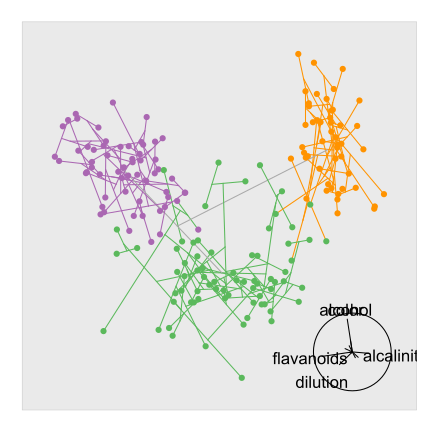

The script that drew this image:
display = list(version='1.0.0',colormap = list(name='Set1 9',
ncolors=9,
type=3,
system='rgb',
backgroundColor = c(0.200,0.200,0.200),
hiddenColor = c(0.500,0.500,0.500),
accentColor = c(1.000,1.000,1.000),
foregroundColors = list(c(0.596,0.306,0.639),c(0.969,0.506,0.749),c(0.894,0.102,0.110),c(0.216,0.494,0.722),c(0.302,0.686,0.290),c(1.000,0.498,0.000),c(0.651,0.337,0.157),c(0.600,0.600,0.600),c(1.000,1.000,0.200))),
title='',type='scatterplot',nplots=1,
plots = list(list(type='scatterplot',projection='2D Tour',scale=c(0.700, 0.700),
tformLims=c(xmin=0.000, xmax=0.000, ymin=0.000, ymax=0.000),
planarLims=c(xmin=-23552.000, xmax=23552.000, ymin=-23543.000, ymax=23405.000),
points = list(index = c(0,1,2,3,4,5,6,7,8,9,10,11,12,13,14,15,16,17,18,19,20,21,22,23,24,25,26,27,28,29,30,31,32,33,34,35,36,37,38,39,40,41,42,43,44,45,46,47,48,49,50,51,52,53,54,55,56,57,58,59,60,61,62,63,64,65,66,67,68,69,70,71,72,73,74,75,76,77,78,79,80,81,82,83,84,85,86,87,88,89,90,91,92,93,94,95,96,97,98,
99,100,101,102,103,104,105,106,107,108,109,110,111,112,113,114,115,116,117,118,119,120,121,122,123,124,125,126,127,128,129,130,131,132,133,134,135,136,137,138,139,140,141,142,143,144,145,146,147,148,149,150,151,152,153,154,155,156,157,158,159,160,161,162,163,164,165,166,167,168,169,170,171,172,173,174,175,176,177,178,179,180,181,182,183,184,185,186,187,188,189,190,191,192,193,194,195,196,197,198,
199,200,201,202,203,204,205,206,207,208,209,210,211,212,213,214,215,216,217,218,219,220,221,222,223,224,225,226,227,228,229,230,231,232,233,234,235,236,237,238,239,240,241,242,243,244,245,246,247,248,249,250,251,252,253,254,255,256,257,258,259,260,261,262,263,264,265,266,267,268,269,270,271,272,273,274,275,276,277,278,279,280,281,282,283,284,285,286,287,288,289,290,291,292,293,294,295,296,297,298,
299,300,301,302,303,304,305,306,307,308,309,310,311,312,313,314,315,316,317,318,319,320,321,322,323,324,325,326,327,328,329,330,331,332,333,334,335,336,337,338,339,340,341,342,343,344,345,346,347,348,349,350,351,352,353,354),
x = c(-9615.75,-8394.28,-5442.83,-11276.4,-1595.01,-8583.02,-6619.48,-5575.71,-7298.07,-9154.16,-7780.52,-2880.75,-4841.98,-10460.3,-11742.5,-5896.58,-4301.18,-4610.76,-10594.9,-8461.5,-9693,-3115.45,-8076.32,-3890.04,-4655.89,280.142,-6176.88,-912.566,-5940.27,-5132.19,-3512.88,-5547.73,-2548.79,-3259.07,-2045.3,-4937.16,-4351.61,-876.375,-3115.39,-10364.8,-7971.52,-2384.4,-12076.6,-2682.49,-5842.17,-4769.08,-8994.32,-9168.12,-3554.76,-8121.42,-8232.28,-6818.92,-12450.5,-4922.96,-6328.38,-3584.34,-7919.64,-6499.41,-9532.54,6558.01,8627.93,7711.98,2079.05,-5144.65,5059.54,253.127,-6943.89,204.522,5759.07,2962.29,11648.5,-2776.85,4464.71,-1154.08,-941.788,5512.84,904.333,6744.74,3396.99,672.426,-115.625,-1624.99,7083.17,10224.2,288.818,201.385,8013.93,6784.27,6700.71,5907.46,7874.55,9504.73,10156.2,-1207.73,-1747.14,1704.33,8569.8,-1588.72,-6962.68,-1896.1,
215.431,5536.07,794.276,5753.3,1261.19,6175.83,2545.34,8282.6,2662.74,-2311.88,936.178,1443.72,5156.68,5186.99,1865.62,4143.47,4301.88,3686.17,7158,4637.21,-1996.26,-8132.49,5259.49,-146.141,-3240.61,-358.415,-910.273,9201.78,4337.04,6728.02,8507.7,9674.13,12979,10006.6,12637.4,13083.1,15904,15953.5,12623.7,12100.7,11675.3,9826.7,12638.7,9515.43,9885.26,13646.1,14591,12463,12054.4,10454,9798.92,9800.32,11136.4,12095.8,14262.5,14940.3,10809.3,16767.3,9161.62,10095.6,11812.8,10843.1,12711.9,11041.9,12311.9,14387.4,11673.5,11302.9,12226.1,10108.4,12645.2,12987.8,10550.6,12123,12892.4,11990.3,12487.3,13107.1,-9161.14,-3861.37,-1460.84,11431.2,-5409.77,9840.37,12193.6,-4796.52,-4455.97,-6604.26,-9654.37,12473.4,9219.4,217.931,-6338.14,-2013.98,8689.64,12344,-6053.66,-7945.58,2781.54,6933.72,
-6664.12,13505.6,-9588.93,-4494.36,-852.174,13531.6,2702.8,12342,12137.9,12145.4,4011.6,9628.59,11949.8,-2424.43,-2533.44,-6609.33,12860.2,9799.62,-9413.13,12281.6,767.161,-3569.55,-500.987,6536.73,-7244.44,8026.66,11222.1,4208.02,-10133,11918.7,-1011.53,10886.6,-657.432,-11863.4,-9099.76,-3550.66,6591.63,2078.23,-11086.5,-4847.22,-704.777,12291.6,-7015.43,-4023.7,11993.9,12444.4,-4244.53,-4932.87,13327.6,117.997,1491.69,7193.5,-6881.69,5682.61,2965.96,15928.8,347.803,12175.5,2769.8,-4140.75,-2727.45,12215.8,-503.717,8503.76,6128.79,-1339.77,7366.33,-11101.4,2720.06,11687.7,-6350.93,-7895.08,11790,-4598.11,-582.504,10776.5,4109.81,-5459.93,11788.3,-8125.51,10245.2,2550.66,-3989.91,-6350.4,10078.1,11336,-8147.41,2482.7,-4062.66,12189.8,7179.23,-1693.38,10863.6,4628.4,-8641.04,2687.87,1123.68,-5555.26,6844.77,12525.3,
-1240.28,2228.81,13783.5,12268.3,9575.33,-9235.86,-10145,11056.2,-552.958,4324.29,-4894.57,-816.857,-5824.57,-1965.47,13314.2,5128.53,13555.6,7881.64,10231,-1311.45,-4478.61,2662.14,10785.9,-4342.82,1054.59,-9483.81,5616.23,-4837.49,7164.25,-2675.66,12848.7,12893.4,4799.4,-3430.33,11428.8,2120.94,6097.19,-7170.37,1446,12312,12307.6,-7408.83,10563.9,344.89,-5949.43,6282.76,-664.335,12309,635.46,-6377.83,439.64,11805.6,2387.35,-1577.85,2331.92),
y = c(3107.66,-464.455,-593.305,7516.54,673.19,6885.9,5251.83,4228.93,8999.37,3970.07,4532.74,5978.33,4101.63,7638.09,6987.93,5304.96,7771.78,5433.28,8039.3,2924.48,3023.27,-2153.94,-279.504,-2794.11,-586.776,-1753.26,1460.94,1364.61,2819.25,2890.27,4174.64,3947.44,1436.42,3343.97,2562.27,639.051,2378.63,1373.32,-170.956,4925.22,965.95,999.473,4056.06,158.921,-1858.35,5655.88,4998,3509.64,5693.95,5353.7,168.567,3141.02,4414.17,4655.39,3516.4,3011.52,5719.99,2610.34,5250.51,-1647.21,-1550.87,1488.93,3917.09,-3310.93,-3922.76,-2662.36,-1743.29,-5205.45,3695.91,-7295.85,-2739.18,3283.93,2331.42,-2755.29,-5687.19,-6323.85,235.304,-6784.67,-5410.63,-5002.52,-7912.7,-3373.91,-6181.09,365.493,-7623.07,-4011.54,-5333.95,-9501.73,-8671.62,-8081.03,-6121.67,-6670.28,-2619.45,-6916.31,-7136.32,-6173.74,-4371.45,-5331.08,-3796.16,-7857.39,
-6963.58,-3968.04,-5757.25,-7371.12,-6417.48,-8071.41,-6882.78,-2941.47,-7556.69,-10076.1,-11620.4,-3685.39,-6699.64,-7934.51,-6774.21,-14293,-9790.43,-6033.02,-425.803,-9229.52,-10733.3,-10338.7,-6098.94,-2850.36,-10235.8,-7901.41,-4583.12,-7858.56,-6174.41,-5927.84,4256.27,4754.44,4433.73,4459.75,798.353,1696.52,16.723,207.589,5179.48,1747.62,1538.46,4339.57,5414.76,5222.73,869.189,2986.01,9171.56,4241.3,7294.71,7334.15,9955.8,7107.47,7334.5,6534.92,1784.96,5040.13,9725.36,1247.34,13107.7,8935.48,2088.21,7503.95,1262.25,3401.71,10143.2,7019.83,9305.36,5720.35,8385.85,8681.92,-372.673,5511.34,12369.3,8319.48,7070.77,7716.47,6058.65,11843.2,3739.86,5039.98,1967.79,11256.3,4980.18,4607.1,1400.36,26.138,6602.53,1305.38,3065.47,7182.74,-2780.46,-6829.33,2035.64,596.826,-6395.97,3193.86,-3553.54,3342.97,-8103.95,-7841.41,
4240.09,6099.65,7462.6,-913.943,-6621.89,6679.81,-7696.89,2738.49,3164.76,5615.85,-6103.72,11021.6,8845.61,2104.74,579.197,2620.86,1247.44,8531.64,3924.85,2490.77,-6810.96,4352.73,-5751.77,-4628.35,1609.2,-7154.52,7525.31,-7463.91,3845.26,8030.28,-8849.61,4549.31,-540.038,5965.35,6759.63,4293.37,-7921.28,-7074.04,5727.07,4406.99,-5168.74,6296.78,2086,3071.7,3493.41,2005.01,2127.84,5791.35,1426.61,-5300.85,2076.2,1072.52,5326.94,-7578.68,-5550.73,112.155,-6254,5807.35,-6452.83,243.066,-331.848,8983.52,-5912.68,-5404.9,-6554.26,-9477.49,1211.32,7313.02,-5298.43,4446.88,3022.88,2412.49,2588.65,5301.88,-5518.56,5306.6,-6783.81,5555.09,8436.06,5751.82,8132.59,-5792.19,2077.1,-2950.13,758.546,8791.04,4625.9,2161.27,2091.6,7043.93,-7279.1,-6543.06,1985.76,-4963.39,2890.08,-6293.41,-11075.2,1335.67,-7543.21,6952.9,
-8529.92,-6518.9,4613.64,5391.82,-951.453,5742.54,4931.53,7048.82,-5666.35,-6564.71,3278.51,-8235.5,2501.15,264.322,3883.34,-5493.68,3020.12,-6206.76,1798.93,-137.857,2685.05,-3222.55,7410.08,4310.69,-4444.45,5521.35,-6302.88,2235.26,496.691,-2178.02,5186.5,5520.44,-7170.58,-6138.58,2739.59,-7280.76,-6764.76,4976.55,-5135.94,6159.01,4408.1,2719.92,5165.62,-5362.34,2444.84,-5501.9,-3721.29,4975.96,-5382.38,3333.16,-5368.87,5030.67,-5413.21,-1456.52,438.614),
color = c(0,0,0,0,0,0,0,0,0,0,0,0,0,0,0,0,0,0,0,0,0,0,0,0,0,0,0,0,0,0,0,0,0,0,0,0,0,0,0,0,0,0,0,0,0,0,0,0,0,0,0,0,0,0,0,0,0,0,0,4,4,4,4,4,4,4,4,4,4,4,4,4,4,4,4,4,4,4,4,4,4,4,4,4,4,4,4,4,4,4,4,4,4,4,4,4,4,4,4,4,
4,4,4,4,4,4,4,4,4,4,4,4,4,4,4,4,4,4,4,4,4,4,4,4,4,4,4,4,4,4,5,5,5,5,5,5,5,5,5,5,5,5,5,5,5,5,5,5,5,5,5,5,5,5,5,5,5,5,5,5,5,5,5,5,5,5,5,5,5,5,5,5,5,5,5,5,5,5,0,0,0,0,0,0,0,0,0,0,0,0,0,0,0,0,0,0,0,0,0,0,
0,0,0,0,0,0,0,0,0,0,0,0,0,0,0,0,0,0,0,0,0,0,0,0,0,0,0,0,0,0,0,0,0,0,0,0,0,4,4,4,4,4,4,4,4,4,4,4,4,4,4,4,4,4,4,4,4,4,4,4,4,4,4,4,4,4,4,4,4,4,4,4,4,4,4,4,4,4,4,4,4,4,4,4,4,4,4,4,4,4,4,4,4,4,4,4,4,4,4,4,
4,4,4,4,4,4,4,4,5,5,5,5,5,5,5,5,5,5,5,5,5,5,5,5,5,5,5,5,5,5,5,5,5,5,5,5,5,5,5,5,5,5,5,5,5,5,5,5,5,5,5,5,5,5,5),
glyphtype = c(5,5,5,5,5,5,5,5,5,5,5,5,5,5,5,5,5,5,5,5,5,5,5,5,5,5,5,5,5,5,5,5,5,5,5,5,5,5,5,5,5,5,5,5,5,5,5,5,5,5,5,5,5,5,5,5,5,5,5,5,5,5,5,5,5,5,5,5,5,5,5,5,5,5,5,5,5,5,5,5,5,5,5,5,5,5,5,5,5,5,5,5,5,5,5,5,5,5,5,5,
5,5,5,5,5,5,5,5,5,5,5,5,5,5,5,5,5,5,5,5,5,5,5,5,5,5,5,5,5,5,5,5,5,5,5,5,5,5,5,5,5,5,5,5,5,5,5,5,5,5,5,5,5,5,5,5,5,5,5,5,5,5,5,5,5,5,5,5,5,5,5,5,5,5,5,5,5,5,0,0,0,0,0,0,0,0,0,0,0,0,0,0,0,0,0,0,0,0,0,0,
0,0,0,0,0,0,0,0,0,0,0,0,0,0,0,0,0,0,0,0,0,0,0,0,0,0,0,0,0,0,0,0,0,0,0,0,0,0,0,0,0,0,0,0,0,0,0,0,0,0,0,0,0,0,0,0,0,0,0,0,0,0,0,0,0,0,0,0,0,0,0,0,0,0,0,0,0,0,0,0,0,0,0,0,0,0,0,0,0,0,0,0,0,0,0,0,0,0,0,0,
0,0,0,0,0,0,0,0,0,0,0,0,0,0,0,0,0,0,0,0,0,0,0,0,0,0,0,0,0,0,0,0,0,0,0,0,0,0,0,0,0,0,0,0,0,0,0,0,0,0,0,0,0,0,0),
glyphsize = c(1,1,1,1,1,1,1,1,1,1,1,1,1,1,1,1,1,1,1,1,1,1,1,1,1,1,1,1,1,1,1,1,1,1,1,1,1,1,1,1,1,1,1,1,1,1,1,1,1,1,1,1,1,1,1,1,1,1,1,1,1,1,1,1,1,1,1,1,1,1,1,1,1,1,1,1,1,1,1,1,1,1,1,1,1,1,1,1,1,1,1,1,1,1,1,1,1,1,1,1,
1,1,1,1,1,1,1,1,1,1,1,1,1,1,1,1,1,1,1,1,1,1,1,1,1,1,1,1,1,1,1,1,1,1,1,1,1,1,1,1,1,1,1,1,1,1,1,1,1,1,1,1,1,1,1,1,1,1,1,1,1,1,1,1,1,1,1,1,1,1,1,1,1,1,1,1,1,1,1,1,1,1,1,1,1,1,1,1,1,1,1,1,1,1,1,1,1,1,1,1,
1,1,1,1,1,1,1,1,1,1,1,1,1,1,1,1,1,1,1,1,1,1,1,1,1,1,1,1,1,1,1,1,1,1,1,1,1,1,1,1,1,1,1,1,1,1,1,1,1,1,1,1,1,1,1,1,1,1,1,1,1,1,1,1,1,1,1,1,1,1,1,1,1,1,1,1,1,1,1,1,1,1,1,1,1,1,1,1,1,1,1,1,1,1,1,1,1,1,1,1,
1,1,1,1,1,1,1,1,1,1,1,1,1,1,1,1,1,1,1,1,1,1,1,1,1,1,1,1,1,1,1,1,1,1,1,1,1,1,1,1,1,1,1,1,1,1,1,1,1,1,1,1,1,1,1),
hidden = c(0,0,0,0,0,0,0,0,0,0,0,0,0,0,0,0,0,0,0,0,0,0,0,0,0,0,0,0,0,0,0,0,0,0,0,0,0,0,0,0,0,0,0,0,0,0,0,0,0,0,0,0,0,0,0,0,0,0,0,0,0,0,0,0,0,0,0,0,0,0,0,0,0,0,0,0,0,0,0,0,0,0,0,0,0,0,0,0,0,0,0,0,0,0,0,0,0,0,0,0,
0,0,0,0,0,0,0,0,0,0,0,0,0,0,0,0,0,0,0,0,0,0,0,0,0,0,0,0,0,0,0,0,0,0,0,0,0,0,0,0,0,0,0,0,0,0,0,0,0,0,0,0,0,0,0,0,0,0,0,0,0,0,0,0,0,0,0,0,0,0,0,0,0,0,0,0,0,0,0,0,0,0,0,0,0,0,0,0,0,0,0,0,0,0,0,0,0,0,0,0,
0,0,0,0,0,0,0,0,0,0,0,0,0,0,0,0,0,0,0,0,0,0,0,0,0,0,0,0,0,0,0,0,0,0,0,0,0,0,0,0,0,0,0,0,0,0,0,0,0,0,0,0,0,0,0,0,0,0,0,0,0,0,0,0,0,0,0,0,0,0,0,0,0,0,0,0,0,0,0,0,0,0,0,0,0,0,0,0,0,0,0,0,0,0,0,0,0,0,0,0,
0,0,0,0,0,0,0,0,0,0,0,0,0,0,0,0,0,0,0,0,0,0,0,0,0,0,0,0,0,0,0,0,0,0,0,0,0,0,0,0,0,0,0,0,0,0,0,0,0,0,0,0,0,0,0)
),
params = list(F = c(-0.130,0.006,-0.081,0.429,-0.018,-0.186,-0.781,0.151,0.077,-0.048,-0.075,-0.333,0.843,-0.005,0.158,-0.036,-0.026,0.085,-0.115,-0.138,-0.147,0.305,-0.015,-0.327),labels = c('alcohol','malic','ash','alcalinity','magnesium','phenols','flavanoids','nonflavanoids','proanthocyanins','color','hue','dilution'),ranges = list(c(0.000, 1.000),c(0.000, 1.000),c(0.000, 1.000),c(0.000, 1.000),c(0.000, 1.000),c(0.000, 1.000),c(0.000, 1.000),c(0.000, 1.000),c(0.000, 1.000),c(0.000, 1.000),c(0.000, 1.000),c(0.000, 1.000))),edges = list(list(src=9,dest=178,color=0,ltype=5,lwd=1,hidden=0),list(src=11,dest=179,color=0,ltype=5,lwd=1,hidden=0),list(src=34,dest=180,color=0,ltype=5,lwd=1,hidden=0),list(src=164,dest=181,color=5,ltype=5,lwd=1,hidden=0),list(src=15,dest=182,color=0,ltype=5,lwd=1,hidden=0),list(src=131,dest=183,color=5,ltype=5,lwd=1,hidden=0),list(src=140,dest=184,color=5,ltype=5,lwd=1,hidden=0),list(src=24,dest=185,color=0,ltype=5,lwd=1,hidden=0),list(src=16,dest=186,color=0,ltype=5,lwd=1,hidden=0),list(src=22,dest=187,color=0,ltype=5,lwd=1,hidden=0),list(src=0,dest=188,color=0,ltype=5,lwd=1,hidden=0),list(src=148,dest=189,color=5,ltype=5,lwd=1,hidden=0),list(src=92,dest=190,color=4,ltype=5,lwd=1,hidden=0),list(src=102,dest=191,color=4,ltype=5,lwd=1,hidden=0),list(src=26,dest=192,color=0,ltype=5,lwd=1,hidden=0),list(src=27,dest=193,color=0,ltype=5,lwd=1,hidden=0),list(src=90,dest=194,color=4,ltype=5,lwd=1,hidden=0),list(src=145,dest=195,color=5,ltype=5,lwd=1,hidden=0),list(src=63,dest=196,color=4,ltype=5,lwd=1,hidden=0),list(src=40,dest=197,color=0,ltype=5,lwd=1,hidden=0),list(src=104,dest=198,color=4,ltype=5,lwd=1,hidden=0),list(src=82,dest=199,color=4,ltype=5,lwd=1,hidden=0),list(src=10,dest=200,color=0,ltype=5,lwd=1,hidden=0),list(src=138,dest=201,color=5,ltype=5,lwd=1,hidden=0),list(src=5,dest=202,color=0,ltype=5,lwd=1,hidden=0),list(src=23,dest=203,color=0,ltype=5,lwd=1,hidden=0),list(src=80,dest=204,color=4,ltype=5,lwd=1,hidden=0),list(src=155,dest=205,color=5,ltype=5,lwd=1,hidden=0),list(src=106,dest=206,color=4,ltype=5,lwd=1,hidden=0),list(src=142,dest=207,color=5,ltype=5,lwd=1,hidden=0),list(src=147,dest=208,color=5,ltype=5,lwd=1,hidden=0),list(src=167,dest=209,color=5,ltype=5,lwd=1,hidden=0),list(src=117,dest=210,color=4,ltype=5,lwd=1,hidden=0),list(src=158,dest=211,color=5,ltype=5,lwd=1,hidden=0),list(src=166,dest=212,color=5,ltype=5,lwd=1,hidden=0),list(src=36,dest=213,color=0,ltype=5,lwd=1,hidden=0),list(src=41,dest=214,color=0,ltype=5,lwd=1,hidden=0),list(src=6,dest=215,color=0,ltype=5,lwd=1,hidden=0),list(src=134,dest=216,color=5,ltype=5,lwd=1,hidden=0),list(src=150,dest=217,color=5,ltype=5,lwd=1,hidden=0),list(src=19,dest=218,color=0,ltype=5,lwd=1,hidden=0),list(src=139,dest=219,color=5,ltype=5,lwd=1,hidden=0),list(src=114,dest=220,color=4,ltype=5,lwd=1,hidden=0),list(src=48,dest=221,color=0,ltype=5,lwd=1,hidden=0),list(src=85,dest=222,color=4,ltype=5,lwd=1,hidden=0),list(src=64,dest=223,color=4,ltype=5,lwd=1,hidden=0),list(src=44,dest=224,color=0,ltype=5,lwd=1,hidden=0),list(src=88,dest=225,color=4,ltype=5,lwd=1,hidden=0),list(src=149,dest=226,color=5,ltype=5,lwd=1,hidden=0),list(src=103,dest=227,color=4,ltype=5,lwd=1,hidden=0),list(src=42,dest=228,color=0,ltype=5,lwd=1,hidden=0),list(src=156,dest=229,color=5,ltype=5,lwd=1,hidden=0),list(src=84,dest=230,color=4,ltype=5,lwd=1,hidden=0),list(src=132,dest=231,color=5,ltype=5,lwd=1,hidden=0),list(src=4,dest=232,color=4,ltype=5,lwd=1,hidden=0),list(src=3,dest=233,color=0,ltype=5,lwd=1,hidden=0),list(src=49,dest=234,color=0,ltype=5,lwd=1,hidden=0),list(src=30,dest=235,color=0,ltype=5,lwd=1,hidden=0),list(src=89,dest=236,color=4,ltype=5,lwd=1,hidden=0),list(src=67,dest=237,color=4,ltype=5,lwd=1,hidden=0),list(src=58,dest=238,color=0,ltype=5,lwd=1,hidden=0),list(src=51,dest=239,color=0,ltype=5,lwd=1,hidden=0),list(src=81,dest=240,color=4,ltype=5,lwd=1,hidden=0),list(src=153,dest=241,color=5,ltype=5,lwd=1,hidden=0),list(src=54,dest=242,color=0,ltype=5,lwd=1,hidden=0),list(src=2,dest=243,color=0,ltype=5,lwd=1,hidden=0),list(src=161,dest=244,color=5,ltype=5,lwd=1,hidden=0),list(src=170,dest=245,color=5,ltype=5,lwd=1,hidden=0),list(src=28,dest=246,color=0,ltype=5,lwd=1,hidden=0),list(src=182,dest=247,color=0,ltype=5,lwd=1,hidden=0),list(src=154,dest=248,color=5,ltype=5,lwd=1,hidden=0),list(src=93,dest=249,color=4,ltype=5,lwd=1,hidden=0),list(src=62,dest=250,color=4,ltype=5,lwd=1,hidden=0),list(src=60,dest=251,color=4,ltype=5,lwd=1,hidden=0),list(src=45,dest=252,color=0,ltype=5,lwd=1,hidden=0),list(src=119,dest=253,color=4,ltype=5,lwd=1,hidden=0),list(src=79,dest=254,color=4,ltype=5,lwd=1,hidden=0),list(src=136,dest=255,color=5,ltype=5,lwd=1,hidden=0),list(src=126,dest=256,color=4,ltype=5,lwd=1,hidden=0),list(src=143,dest=257,color=5,ltype=5,lwd=1,hidden=0),list(src=101,dest=258,color=4,ltype=5,lwd=1,hidden=0),list(src=1,dest=259,color=0,ltype=5,lwd=1,hidden=0),list(src=21,dest=260,color=0,ltype=5,lwd=1,hidden=0),list(src=177,dest=261,color=5,ltype=5,lwd=1,hidden=0),list(src=94,dest=262,color=4,ltype=5,lwd=1,hidden=0),list(src=190,dest=263,color=4,ltype=5,lwd=1,hidden=0),list(src=75,dest=264,color=4,ltype=5,lwd=1,hidden=0),list(src=120,dest=265,color=4,ltype=5,lwd=1,hidden=0),list(src=61,dest=266,color=4,ltype=5,lwd=1,hidden=0),list(src=13,dest=267,color=0,ltype=5,lwd=1,hidden=0),list(src=65,dest=268,color=4,ltype=5,lwd=1,hidden=0),list(src=83,dest=269,color=5,ltype=5,lwd=1,hidden=0),list(src=7,dest=270,color=0,ltype=5,lwd=1,hidden=0),list(src=188,dest=271,color=0,ltype=5,lwd=1,hidden=0),list(src=141,dest=272,color=5,ltype=5,lwd=1,hidden=0),list(src=33,dest=273,color=0,ltype=5,lwd=1,hidden=0),list(src=222,dest=274,color=4,ltype=5,lwd=1,hidden=0),list(src=144,dest=275,color=5,ltype=5,lwd=1,hidden=0),list(src=210,dest=276,color=4,ltype=5,lwd=1,hidden=0),list(src=8,dest=277,color=0,ltype=5,lwd=1,hidden=0),list(src=181,dest=278,color=5,ltype=5,lwd=1,hidden=0),list(src=200,dest=279,color=0,ltype=5,lwd=1,hidden=0),list(src=152,dest=280,color=5,ltype=5,lwd=1,hidden=0),list(src=78,dest=281,color=4,ltype=5,lwd=1,hidden=0),list(src=192,dest=282,color=0,ltype=5,lwd=1,hidden=0),list(src=66,dest=283,color=4,ltype=5,lwd=1,hidden=0),list(src=70,dest=284,color=5,ltype=5,lwd=1,hidden=0),list(src=169,dest=285,color=5,ltype=5,lwd=1,hidden=0),list(src=218,dest=286,color=0,ltype=5,lwd=1,hidden=0),list(src=72,dest=287,color=4,ltype=5,lwd=1,hidden=0),list(src=246,dest=288,color=0,ltype=5,lwd=1,hidden=0),list(src=208,dest=289,color=5,ltype=5,lwd=1,hidden=0),list(src=112,dest=290,color=4,ltype=5,lwd=1,hidden=0),list(src=123,dest=291,color=4,ltype=5,lwd=1,hidden=0),list(src=118,dest=292,color=5,ltype=5,lwd=1,hidden=0),list(src=223,dest=293,color=4,ltype=5,lwd=1,hidden=0),list(src=228,dest=294,color=0,ltype=5,lwd=1,hidden=0),list(src=69,dest=295,color=4,ltype=5,lwd=1,hidden=0),list(src=99,dest=296,color=4,ltype=5,lwd=1,hidden=0),list(src=203,dest=297,color=0,ltype=5,lwd=1,hidden=0),list(src=105,dest=298,color=4,ltype=5,lwd=1,hidden=0),list(src=205,dest=299,color=5,ltype=5,lwd=1,hidden=0),list(src=74,dest=300,color=4,ltype=5,lwd=1,hidden=0),list(src=256,dest=301,color=4,ltype=5,lwd=1,hidden=0),list(src=157,dest=302,color=5,ltype=5,lwd=1,hidden=0),list(src=146,dest=303,color=5,ltype=5,lwd=1,hidden=0),list(src=96,dest=304,color=5,ltype=5,lwd=1,hidden=0),list(src=238,dest=305,color=0,ltype=5,lwd=1,hidden=0),list(src=50,dest=306,color=0,ltype=5,lwd=1,hidden=0),list(src=275,dest=307,color=5,ltype=5,lwd=1,hidden=0),list(src=262,dest=308,color=4,ltype=5,lwd=1,hidden=0),list(src=253,dest=309,color=4,ltype=5,lwd=1,hidden=0),list(src=259,dest=310,color=0,ltype=5,lwd=1,hidden=0),list(src=110,dest=311,color=4,ltype=5,lwd=1,hidden=0),list(src=260,dest=312,color=0,ltype=5,lwd=1,hidden=0),list(src=71,dest=313,color=4,ltype=5,lwd=1,hidden=0),list(src=255,dest=314,color=5,ltype=5,lwd=1,hidden=0),list(src=264,dest=315,color=4,ltype=5,lwd=1,hidden=0),list(src=248,dest=316,color=5,ltype=5,lwd=1,hidden=0),list(src=263,dest=317,color=4,ltype=5,lwd=1,hidden=0),list(src=231,dest=318,color=5,ltype=5,lwd=1,hidden=0),list(src=232,dest=319,color=4,ltype=5,lwd=1,hidden=0),list(src=288,dest=320,color=0,ltype=5,lwd=1,hidden=0),list(src=258,dest=321,color=4,ltype=5,lwd=1,hidden=0),list(src=280,dest=322,color=5,ltype=5,lwd=1,hidden=0),list(src=243,dest=323,color=0,ltype=5,lwd=1,hidden=0),list(src=308,dest=324,color=4,ltype=5,lwd=1,hidden=0),list(src=305,dest=325,color=0,ltype=5,lwd=1,hidden=0),list(src=236,dest=326,color=4,ltype=5,lwd=1,hidden=0),list(src=297,dest=327,color=0,ltype=5,lwd=1,hidden=0),list(src=59,dest=328,color=4,ltype=5,lwd=1,hidden=0),list(src=121,dest=329,color=4,ltype=5,lwd=1,hidden=0),list(src=278,dest=330,color=5,ltype=5,lwd=1,hidden=0),list(src=299,dest=331,color=5,ltype=5,lwd=1,hidden=0),list(src=296,dest=332,color=4,ltype=5,lwd=1,hidden=0),list(src=283,dest=333,color=4,ltype=5,lwd=1,hidden=0),list(src=244,dest=334,color=5,ltype=5,lwd=1,hidden=0),list(src=309,dest=335,color=4,ltype=5,lwd=1,hidden=0),list(src=317,dest=336,color=4,ltype=5,lwd=1,hidden=0),list(src=323,dest=337,color=0,ltype=5,lwd=1,hidden=0),list(src=301,dest=338,color=4,ltype=5,lwd=1,hidden=0),list(src=211,dest=339,color=5,ltype=5,lwd=1,hidden=0),list(src=331,dest=340,color=5,ltype=5,lwd=1,hidden=0),list(src=294,dest=341,color=0,ltype=5,lwd=1,hidden=0),list(src=318,dest=342,color=5,ltype=5,lwd=1,hidden=0),list(src=333,dest=343,color=4,ltype=5,lwd=1,hidden=0),list(src=327,dest=344,color=0,ltype=5,lwd=1,hidden=0),list(src=328,dest=345,color=4,ltype=5,lwd=1,hidden=0),list(src=295,dest=346,color=4,ltype=5,lwd=1,hidden=0),list(src=339,dest=347,color=5,ltype=5,lwd=1,hidden=0),list(src=335,dest=348,color=4,ltype=5,lwd=1,hidden=0),list(src=337,dest=349,color=0,ltype=5,lwd=1,hidden=0),list(src=343,dest=350,color=4,ltype=5,lwd=1,hidden=0),list(src=342,dest=351,color=5,ltype=5,lwd=1,hidden=0),list(src=345,dest=352,color=4,ltype=5,lwd=1,hidden=0),list(src=349,dest=353,color=7,ltype=5,lwd=1,hidden=0),list(src=351,dest=354,color=7,ltype=5,lwd=1,hidden=0),list(src=47,dest=178,color=0,ltype=5,lwd=1,hidden=0),list(src=12,dest=179,color=0,ltype=5,lwd=1,hidden=0),list(src=37,dest=180,color=0,ltype=5,lwd=1,hidden=0),list(src=172,dest=181,color=5,ltype=5,lwd=1,hidden=0),list(src=53,dest=182,color=0,ltype=5,lwd=1,hidden=0),list(src=133,dest=183,color=5,ltype=5,lwd=1,hidden=0),list(src=162,dest=184,color=5,ltype=5,lwd=1,hidden=0),list(src=35,dest=185,color=0,ltype=5,lwd=1,hidden=0),list(src=17,dest=186,color=0,ltype=5,lwd=1,hidden=0),list(src=29,dest=187,color=0,ltype=5,lwd=1,hidden=0),list(src=20,dest=188,color=0,ltype=5,lwd=1,hidden=0),list(src=174,dest=189,color=5,ltype=5,lwd=1,hidden=0),list(src=107,dest=190,color=4,ltype=5,lwd=1,hidden=0),list(src=125,dest=191,color=4,ltype=5,lwd=1,hidden=0),list(src=57,dest=192,color=0,ltype=5,lwd=1,hidden=0),list(src=38,dest=193,color=0,ltype=5,lwd=1,hidden=0),list(src=91,dest=194,color=4,ltype=5,lwd=1,hidden=0),list(src=163,dest=195,color=5,ltype=5,lwd=1,hidden=0),list(src=98,dest=196,color=4,ltype=5,lwd=1,hidden=0),list(src=56,dest=197,color=0,ltype=5,lwd=1,hidden=0),list(src=116,dest=198,color=4,ltype=5,lwd=1,hidden=0),list(src=87,dest=199,color=4,ltype=5,lwd=1,hidden=0),list(src=31,dest=200,color=0,ltype=5,lwd=1,hidden=0),list(src=165,dest=201,color=5,ltype=5,lwd=1,hidden=0),list(src=18,dest=202,color=0,ltype=5,lwd=1,hidden=0),list(src=185,dest=203,color=0,ltype=5,lwd=1,hidden=0),list(src=97,dest=204,color=4,ltype=5,lwd=1,hidden=0),list(src=173,dest=205,color=5,ltype=5,lwd=1,hidden=0),list(src=198,dest=206,color=4,ltype=5,lwd=1,hidden=0),list(src=184,dest=207,color=5,ltype=5,lwd=1,hidden=0),list(src=160,dest=208,color=5,ltype=5,lwd=1,hidden=0),list(src=171,dest=209,color=5,ltype=5,lwd=1,hidden=0),list(src=128,dest=210,color=4,ltype=5,lwd=1,hidden=0),list(src=159,dest=211,color=5,ltype=5,lwd=1,hidden=0),list(src=168,dest=212,color=5,ltype=5,lwd=1,hidden=0),list(src=180,dest=213,color=0,ltype=5,lwd=1,hidden=0),list(src=43,dest=214,color=0,ltype=5,lwd=1,hidden=0),list(src=187,dest=215,color=0,ltype=5,lwd=1,hidden=0),list(src=135,dest=216,color=5,ltype=5,lwd=1,hidden=0),list(src=151,dest=217,color=5,ltype=5,lwd=1,hidden=0),list(src=39,dest=218,color=0,ltype=5,lwd=1,hidden=0),list(src=207,dest=219,color=5,ltype=5,lwd=1,hidden=0),list(src=191,dest=220,color=4,ltype=5,lwd=1,hidden=0),list(src=55,dest=221,color=0,ltype=5,lwd=1,hidden=0),list(src=204,dest=222,color=4,ltype=5,lwd=1,hidden=0),list(src=86,dest=223,color=4,ltype=5,lwd=1,hidden=0),list(src=197,dest=224,color=0,ltype=5,lwd=1,hidden=0),list(src=194,dest=225,color=4,ltype=5,lwd=1,hidden=0),list(src=175,dest=226,color=5,ltype=5,lwd=1,hidden=0),list(src=108,dest=227,color=4,ltype=5,lwd=1,hidden=0),list(src=178,dest=228,color=0,ltype=5,lwd=1,hidden=0),list(src=189,dest=229,color=5,ltype=5,lwd=1,hidden=0),list(src=109,dest=230,color=4,ltype=5,lwd=1,hidden=0),list(src=183,dest=231,color=5,ltype=5,lwd=1,hidden=0),list(src=25,dest=232,color=4,ltype=5,lwd=1,hidden=0),list(src=52,dest=233,color=0,ltype=5,lwd=1,hidden=0),list(src=202,dest=234,color=0,ltype=5,lwd=1,hidden=0),list(src=221,dest=235,color=0,ltype=5,lwd=1,hidden=0),list(src=199,dest=236,color=4,ltype=5,lwd=1,hidden=0),list(src=206,dest=237,color=4,ltype=5,lwd=1,hidden=0),list(src=233,dest=238,color=0,ltype=5,lwd=1,hidden=0),list(src=179,dest=239,color=0,ltype=5,lwd=1,hidden=0),list(src=100,dest=240,color=4,ltype=5,lwd=1,hidden=0),list(src=176,dest=241,color=5,ltype=5,lwd=1,hidden=0),list(src=224,dest=242,color=0,ltype=5,lwd=1,hidden=0),list(src=235,dest=243,color=0,ltype=5,lwd=1,hidden=0),list(src=219,dest=244,color=5,ltype=5,lwd=1,hidden=0),list(src=195,dest=245,color=5,ltype=5,lwd=1,hidden=0),list(src=32,dest=246,color=0,ltype=5,lwd=1,hidden=0),list(src=186,dest=247,color=0,ltype=5,lwd=1,hidden=0),list(src=216,dest=248,color=5,ltype=5,lwd=1,hidden=0),list(src=111,dest=249,color=4,ltype=5,lwd=1,hidden=0),list(src=76,dest=250,color=4,ltype=5,lwd=1,hidden=0),list(src=68,dest=251,color=4,ltype=5,lwd=1,hidden=0),list(src=46,dest=252,color=0,ltype=5,lwd=1,hidden=0),list(src=129,dest=253,color=4,ltype=5,lwd=1,hidden=0),list(src=122,dest=254,color=4,ltype=5,lwd=1,hidden=0),list(src=137,dest=255,color=5,ltype=5,lwd=1,hidden=0),list(src=220,dest=256,color=4,ltype=5,lwd=1,hidden=0),list(src=201,dest=257,color=5,ltype=5,lwd=1,hidden=0),list(src=237,dest=258,color=4,ltype=5,lwd=1,hidden=0),list(src=193,dest=259,color=0,ltype=5,lwd=1,hidden=0),list(src=214,dest=260,color=0,ltype=5,lwd=1,hidden=0),list(src=229,dest=261,color=5,ltype=5,lwd=1,hidden=0),list(src=249,dest=262,color=4,ltype=5,lwd=1,hidden=0),list(src=225,dest=263,color=4,ltype=5,lwd=1,hidden=0),list(src=77,dest=264,color=4,ltype=5,lwd=1,hidden=0),list(src=230,dest=265,color=4,ltype=5,lwd=1,hidden=0),list(src=251,dest=266,color=4,ltype=5,lwd=1,hidden=0),list(src=14,dest=267,color=0,ltype=5,lwd=1,hidden=0),list(src=113,dest=268,color=4,ltype=5,lwd=1,hidden=0),list(src=257,dest=269,color=5,ltype=5,lwd=1,hidden=0),list(src=215,dest=270,color=0,ltype=5,lwd=1,hidden=0),list(src=242,dest=271,color=0,ltype=5,lwd=1,hidden=0),list(src=245,dest=272,color=5,ltype=5,lwd=1,hidden=0),list(src=247,dest=273,color=0,ltype=5,lwd=1,hidden=0),list(src=240,dest=274,color=4,ltype=5,lwd=1,hidden=0),list(src=226,dest=275,color=5,ltype=5,lwd=1,hidden=0),list(src=227,dest=276,color=4,ltype=5,lwd=1,hidden=0),list(src=239,dest=277,color=0,ltype=5,lwd=1,hidden=0),list(src=209,dest=278,color=5,ltype=5,lwd=1,hidden=0),list(src=234,dest=279,color=0,ltype=5,lwd=1,hidden=0),list(src=217,dest=280,color=5,ltype=5,lwd=1,hidden=0),list(src=95,dest=281,color=4,ltype=5,lwd=1,hidden=0),list(src=213,dest=282,color=0,ltype=5,lwd=1,hidden=0),list(src=196,dest=283,color=4,ltype=5,lwd=1,hidden=0),list(src=130,dest=284,color=5,ltype=5,lwd=1,hidden=0),list(src=212,dest=285,color=5,ltype=5,lwd=1,hidden=0),list(src=252,dest=286,color=0,ltype=5,lwd=1,hidden=0),list(src=250,dest=287,color=4,ltype=5,lwd=1,hidden=0),list(src=282,dest=288,color=0,ltype=5,lwd=1,hidden=0),list(src=261,dest=289,color=5,ltype=5,lwd=1,hidden=0),list(src=127,dest=290,color=4,ltype=5,lwd=1,hidden=0),list(src=124,dest=291,color=4,ltype=5,lwd=1,hidden=0),list(src=272,dest=292,color=5,ltype=5,lwd=1,hidden=0),list(src=268,dest=293,color=4,ltype=5,lwd=1,hidden=0),list(src=271,dest=294,color=0,ltype=5,lwd=1,hidden=0),list(src=281,dest=295,color=4,ltype=5,lwd=1,hidden=0),list(src=115,dest=296,color=4,ltype=5,lwd=1,hidden=0),list(src=270,dest=297,color=0,ltype=5,lwd=1,hidden=0),list(src=290,dest=298,color=4,ltype=5,lwd=1,hidden=0),list(src=289,dest=299,color=5,ltype=5,lwd=1,hidden=0),list(src=265,dest=300,color=4,ltype=5,lwd=1,hidden=0),list(src=276,dest=301,color=4,ltype=5,lwd=1,hidden=0),list(src=241,dest=302,color=5,ltype=5,lwd=1,hidden=0),list(src=269,dest=303,color=5,ltype=5,lwd=1,hidden=0),list(src=284,dest=304,color=5,ltype=5,lwd=1,hidden=0),list(src=279,dest=305,color=0,ltype=5,lwd=1,hidden=0),list(src=267,dest=306,color=0,ltype=5,lwd=1,hidden=0),list(src=285,dest=307,color=5,ltype=5,lwd=1,hidden=0),list(src=274,dest=308,color=4,ltype=5,lwd=1,hidden=0),list(src=254,dest=309,color=4,ltype=5,lwd=1,hidden=0),list(src=277,dest=310,color=0,ltype=5,lwd=1,hidden=0),list(src=291,dest=311,color=4,ltype=5,lwd=1,hidden=0),list(src=286,dest=312,color=0,ltype=5,lwd=1,hidden=0),list(src=73,dest=313,color=4,ltype=5,lwd=1,hidden=0),list(src=303,dest=314,color=5,ltype=5,lwd=1,hidden=0),list(src=293,dest=315,color=4,ltype=5,lwd=1,hidden=0),list(src=302,dest=316,color=5,ltype=5,lwd=1,hidden=0),list(src=298,dest=317,color=4,ltype=5,lwd=1,hidden=0),list(src=304,dest=318,color=5,ltype=5,lwd=1,hidden=0),list(src=313,dest=319,color=4,ltype=5,lwd=1,hidden=0),list(src=310,dest=320,color=0,ltype=5,lwd=1,hidden=0),list(src=287,dest=321,color=4,ltype=5,lwd=1,hidden=0),list(src=307,dest=322,color=5,ltype=5,lwd=1,hidden=0),list(src=273,dest=323,color=0,ltype=5,lwd=1,hidden=0),list(src=321,dest=324,color=4,ltype=5,lwd=1,hidden=0),list(src=306,dest=325,color=0,ltype=5,lwd=1,hidden=0),list(src=315,dest=326,color=4,ltype=5,lwd=1,hidden=0),list(src=320,dest=327,color=0,ltype=5,lwd=1,hidden=0),list(src=266,dest=328,color=4,ltype=5,lwd=1,hidden=0),list(src=319,dest=329,color=4,ltype=5,lwd=1,hidden=0),list(src=316,dest=330,color=5,ltype=5,lwd=1,hidden=0),list(src=314,dest=331,color=5,ltype=5,lwd=1,hidden=0),list(src=326,dest=332,color=4,ltype=5,lwd=1,hidden=0),list(src=300,dest=333,color=4,ltype=5,lwd=1,hidden=0),list(src=292,dest=334,color=5,ltype=5,lwd=1,hidden=0),list(src=311,dest=335,color=4,ltype=5,lwd=1,hidden=0),list(src=332,dest=336,color=4,ltype=5,lwd=1,hidden=0),list(src=325,dest=337,color=0,ltype=5,lwd=1,hidden=0),list(src=324,dest=338,color=4,ltype=5,lwd=1,hidden=0),list(src=330,dest=339,color=5,ltype=5,lwd=1,hidden=0),list(src=334,dest=340,color=5,ltype=5,lwd=1,hidden=0),list(src=312,dest=341,color=0,ltype=5,lwd=1,hidden=0),list(src=322,dest=342,color=5,ltype=5,lwd=1,hidden=0),list(src=338,dest=343,color=4,ltype=5,lwd=1,hidden=0),list(src=341,dest=344,color=0,ltype=5,lwd=1,hidden=0),list(src=336,dest=345,color=4,ltype=5,lwd=1,hidden=0),list(src=329,dest=346,color=4,ltype=5,lwd=1,hidden=0),list(src=340,dest=347,color=5,ltype=5,lwd=1,hidden=0),list(src=346,dest=348,color=4,ltype=5,lwd=1,hidden=0),list(src=344,dest=349,color=0,ltype=5,lwd=1,hidden=0),list(src=348,dest=350,color=4,ltype=5,lwd=1,hidden=0),list(src=347,dest=351,color=5,ltype=5,lwd=1,hidden=0),list(src=350,dest=352,color=4,ltype=5,lwd=1,hidden=0),list(src=352,dest=353,color=7,ltype=5,lwd=1,hidden=0),list(src=353,dest=354,color=7,ltype=5,lwd=1,hidden=0))
)),
showMissing=1,showPoints=1,showDirectedEdges=0,showUndirectedEdges=1,showArrowheads=0)
